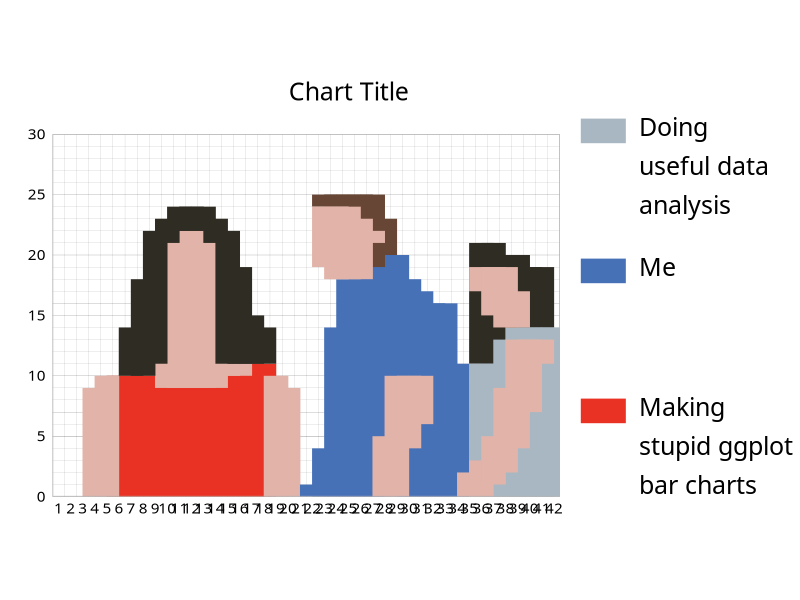

Reproduce this figure in R. (Note: this script raises an error after producing the figure.)
library(tidyverse)

clothes_1 <- tibble(
  x = c(6:18),
  y = 0,
  h = c(rep(10, 3), rep(11, 10)),
  colour = "#E93223"
)

skin_1 <- tibble(
  x = c(4, 5, 9:16, 19, 20),
  y = c(0, 0, 10, rep(9, 5), 10, 10, 0, 0),
  h = c(9, 10, 1, 12, 13, 13, 13, 12, 1, 1, 10, 9),
  colour = "#E2B3A8"
)

hair_1 <- tibble(
  x = c(7:18),
  y = c(10, 10, 11, 21, 22, 22, 22, 21, rep(11, 4)),
  h = c(4, 8, 11, rep(2, 5), 11, 8, 4, 3),
  colour = "#2F2C23"
)

clothes_2 <-tibble(
  x = c(22:34),
  y = 0,
  h = c(1, 4, 14, 18, 18, 19, 20, 20, 18, 17, 16, 16, 11),
  colour = "#4771B7"
)

skin_2 <- tibble(
  x = c(23:27, 28:31),
  y = c(19, 18, 18, 18, 21, 0, 0, 4, 6),
  h = c(5, 6, 6, 5, 1, 5, 10, 6, 4),
  colour = "#E2B3A8"
)

hair_2 <- tibble(
  x = c(23:28),
  y = c(24, 24, 24, 23, 19, 20),
  h = c(1, 1, 1, 2, 6, 3),
  colour = "#674635"
)

clothes_3 <- tibble(
  x = c(36:42),
  y = 0,
  h = c(11, 11, 13, rep(14, 4)),
  colour = "#A8B7C2"
)

hair_3 <- tibble(
  x = c(36:41),
  y = 11,
  h = c(10, 10, 9, 9, 8, 8),
  colour = "#2F2C23"
)

skin_3 <- tibble(
  x = c(35:41, 36:39),
  y = c(0, 0, 1, 2, 4, 7, 11, 17, 15, 14, 14),
  h = c(2, 3, 4, 7, 9, 6, 2, 2, 4, 5, 3),
  colour = "#E2B3A8"
)

person_1 <- rbind(clothes_1, skin_1, hair_1)
person_2 <- rbind(clothes_2, hair_2, skin_2)
person_3 <- rbind(hair_3, clothes_3, skin_3)

people <- do.call("rbind", list(person_1, person_2, person_3))

ggplot(people) +
  geom_segment(aes(x = x, y = y, xend = x, yend = y + h, colour = colour), size = 8.3) +
  scale_color_identity(breaks = c("#A8B7C2", "#4771B7", "#E93223"),
                       labels = c("Doing\nuseful data\nanalysis", "Me\n\n", "Making\nstupid ggplot\nbar charts"),
                       guide = guide_legend(title = "",  keyheight = 7,
                                            override.aes = list(size = 6))) +
  scale_x_continuous(breaks = c(0:42), expand = c(0, 0)) +
  scale_y_continuous(breaks = c(seq(0, 30, 5)), minor_breaks = c(0:30), expand = c(0, 0)) +
  labs(title = "Chart Title") +
  coord_fixed(xlim = c(0.5, 42.5), ylim = c(0, 30)) +
  theme_linedraw(base_family = "Calibri") +
  theme(
    legend.text = element_text(size = 18, vjust = -0.3, lineheight = 1.3),
    legend.margin = margin(0, 0, 80, 0),
    plot.background = element_rect(fill = "white", colour = NA),
    panel.border = element_rect(colour = "grey70"),
    axis.title = element_blank(),
    axis.ticks = element_blank(),
    axis.text = element_text(size = 11),
    panel.grid.major.x = element_blank(),
    plot.title = element_text(size = 18, margin = margin(0, 0, 20, 0), hjust = 0.61),
    plot.margin = margin(0, 5, 0, 20)
  ) +
  ggsave("distracted.png", dpi = 320, width = 9, height = 6)
